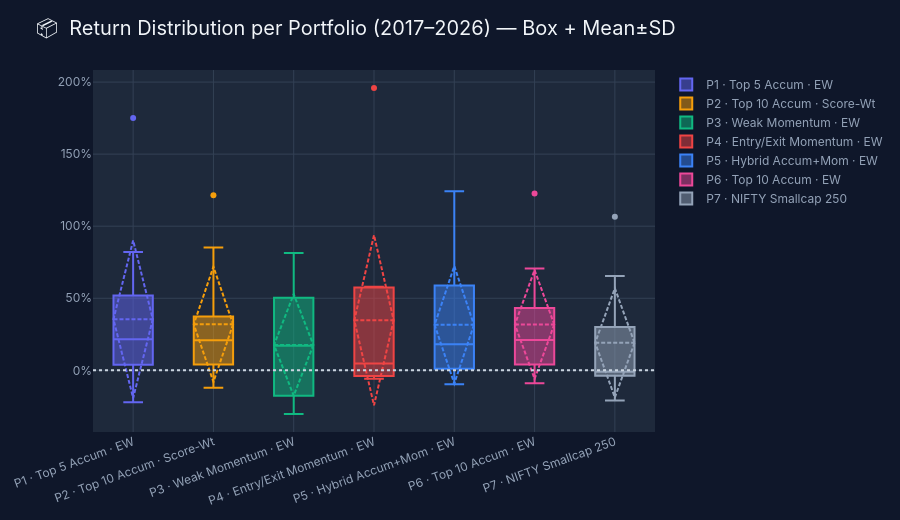

Notebook cell for this chart:
### Markdown cell above
## 7. Year-by-Year Return Distribution — Box Plot

### Code cell
fig = go.Figure()

for p in portfolios:
    fig.add_trace(go.Box(
        y=ret_df[p].values,
        name=PORT_LABELS[p],
        marker_color=COLORS[p],
        line_color=COLORS[p],
        boxmean='sd',
        hovertemplate=f'<b>{PORT_LABELS[p]}</b><br>Return: %{{y:.1f}}%<extra></extra>'
    ))

fig.add_hline(y=0, line_dash='dot', line_color='#CBD5E1')

layout = dark_layout('📦  Return Distribution per Portfolio (2017–2026) — Box + Mean±SD', h=520)
layout['yaxis']['ticksuffix'] = '%'
layout['xaxis']['tickangle'] = -20
fig.update_layout(**layout)
fig.show()

### Figure 1 — Plotly figure (JSON) as saved in the notebook; plotly's stock layout.template omitted (floating-point values rounded to 4 significant figures)
{"data": [{"boxmean": "sd", "hovertemplate": "<b>P1 · Top 5 Accum · EW</b><br>Return: %{y:.1f}%<extra></extra>", "line": {"color": "#6366F1"}, "marker": {"color": "#6366F1"}, "name": "P1 · Top 5 Accum · EW", "type": "box", "y": [27.43, 19.62, 3.9, -12.5, 175.2, 5.54, 82.09, 51.93, -22.14, 23.57]}, {"boxmean": "sd", "hovertemplate": "<b>P2 · Top 10 Accum · Score-Wt</b><br>Return: %{y:.1f}%<extra></extra>", "line": {"color": "#F59E0B"}, "marker": {"color": "#F59E0B"}, "name": "P2 · Top 10 Accum · Score-Wt", "type": "box", "y": [37.3, 17.5, 22.12, -11.69, 121.5, 4.07, 85.16, 35.81, -12.06, 19.49]}, {"boxmean": "sd", "hovertemplate": "<b>P3 · Weak Momentum · EW</b><br>Return: %{y:.1f}%<extra></extra>", "line": {"color": "#10B981"}, "marker": {"color": "#10B981"}, "name": "P3 · Weak Momentum · EW", "type": "box", "y": [34.66, 22.23, -19.59, -30.23, 81.4, -17.66, 52.87, 50.36, 11.99, -10.06]}, {"boxmean": "sd", "hovertemplate": "<b>P4 · Entry/Exit Momentum · EW</b><br>Return: %{y:.1f}%<extra></extra>", "line": {"color": "#EF4444"}, "marker": {"color": "#EF4444"}, "name": "P4 · Entry/Exit Momentum · EW", "type": "box", "y": [57.4, 42.55, -5.9, 2.51, 195.8, -4.0, 6.94, 58.05, -0.27, -5.55]}, {"boxmean": "sd", "hovertemplate": "<b>P5 · Hybrid Accum+Mom · EW</b><br>Return: %{y:.1f}%<extra></extra>", "line": {"color": "#3B82F6"}, "marker": {"color": "#3B82F6"}, "name": "P5 · Hybrid Accum+Mom · EW", "type": "box", "y": [37.83, 1.15, 16.01, -9.62, 124.3, 2.89, 73.29, 58.8, -9.21, 20.29]}, {"boxmean": "sd", "hovertemplate": "<b>P6 · Top 10 Accum · EW</b><br>Return: %{y:.1f}%<extra></extra>", "line": {"color": "#EC4899"}, "marker": {"color": "#EC4899"}, "name": "P6 · Top 10 Accum · EW", "type": "box", "y": [43.2, 16.73, 22.69, -6.75, 122.7, 4.1, 70.61, 34.31, -8.97, 19.57]}, {"boxmean": "sd", "hovertemplate": "<b>P7 · NIFTY Smallcap 250</b><br>Return: %{y:.1f}%<extra></extra>", "line": {"color": "#94A3B8"}, "marker": {"color": "#94A3B8"}, "name": "P7 · NIFTY Smallcap 250", "type": "box", "y": [29.98, -3.83, -10.38, -20.85, 106.5, -3.7, 29.74, 65.52, 1.59, -3.69]}], "layout": {"font": {"color": "#94A3B8", "family": "Inter, sans-serif", "size": 12}, "height": 520, "hovermode": "x unified", "legend": {"bgcolor": "rgba(0,0,0,0)", "bordercolor": "#334155", "font": {"color": "#94A3B8"}}, "margin": {"b": 60, "l": 60, "r": 30, "t": 70}, "paper_bgcolor": "#0F172A", "plot_bgcolor": "#1E293B", "shapes": [{"line": {"color": "#CBD5E1", "dash": "dot"}, "type": "line", "x0": 0, "x1": 1, "xref": "x domain", "y0": 0, "y1": 0, "yref": "y"}], "title": {"font": {"color": "#F1F5F9", "family": "Inter, sans-serif", "size": 20}, "text": "📦  Return Distribution per Portfolio (2017–2026) — Box + Mean±SD", "x": 0.04}, "xaxis": {"gridcolor": "#334155", "showline": false, "tickangle": -20, "tickfont": {"color": "#94A3B8"}, "zeroline": false}, "yaxis": {"gridcolor": "#334155", "showline": false, "tickfont": {"color": "#94A3B8"}, "ticksuffix": "%", "zeroline": false}}}
